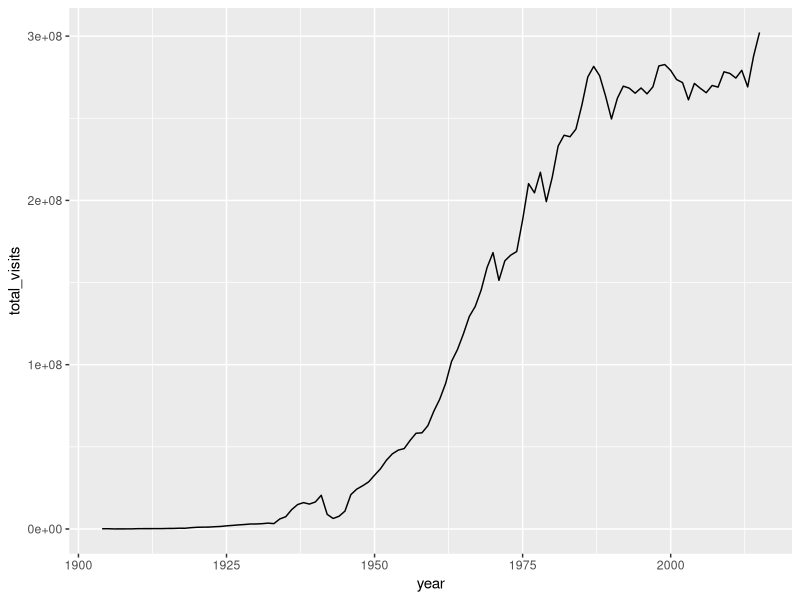
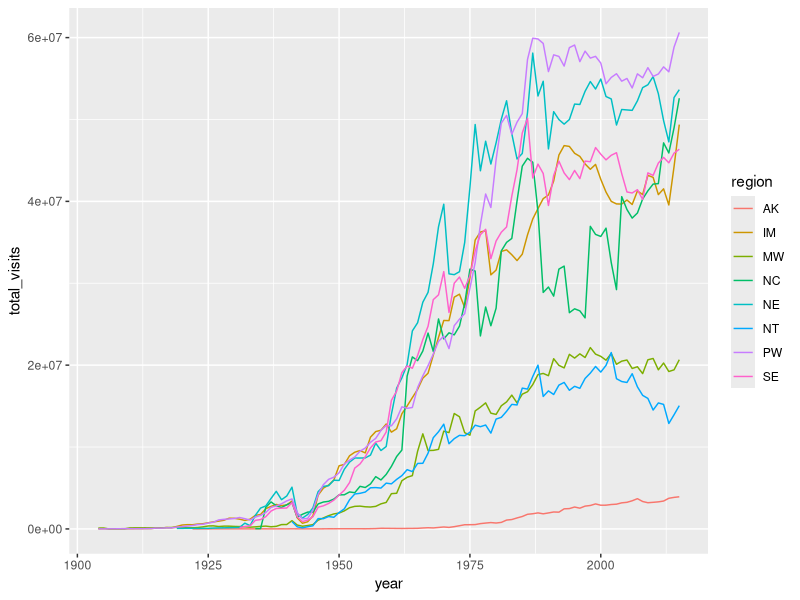
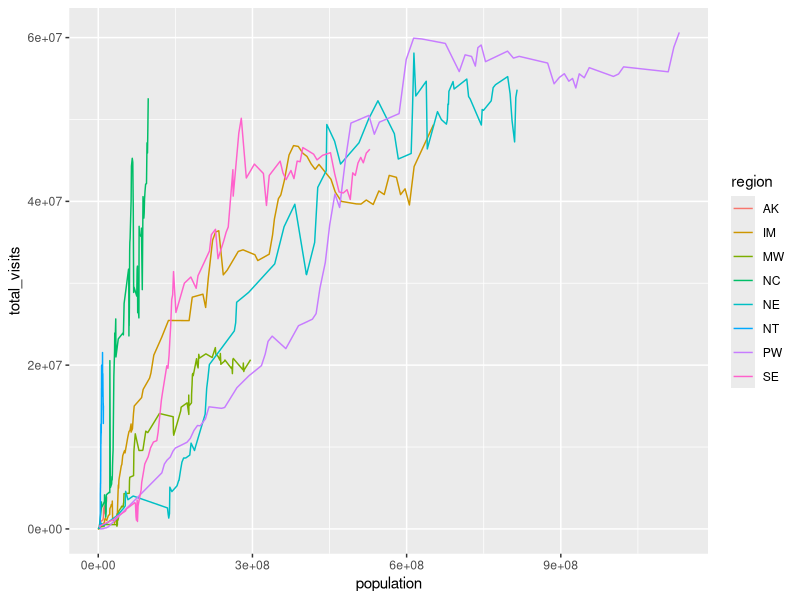
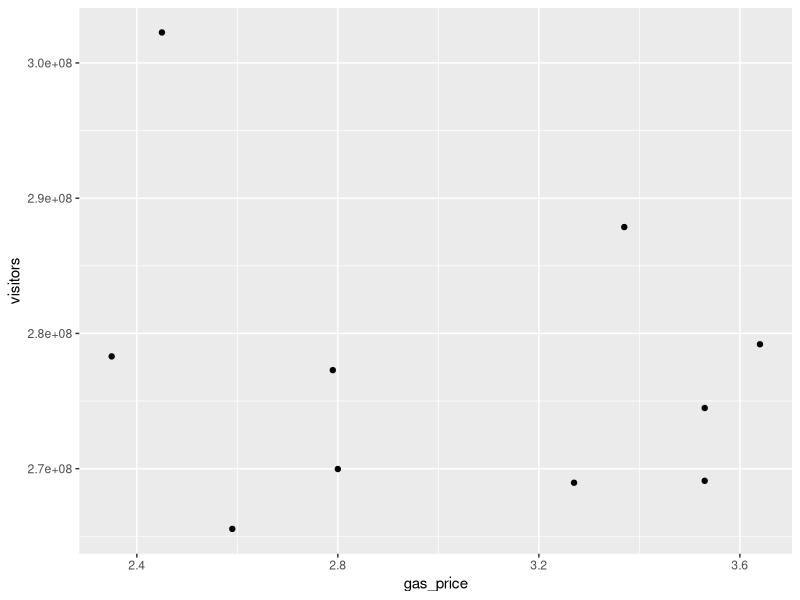
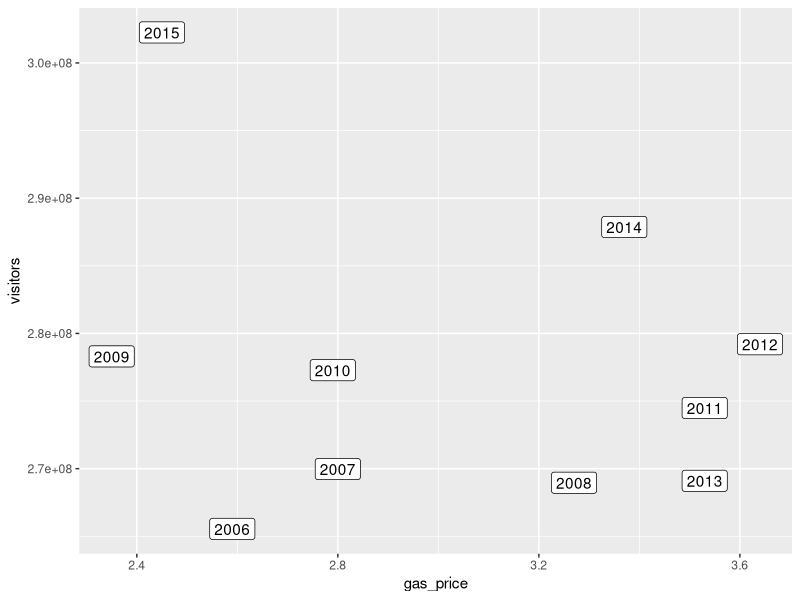
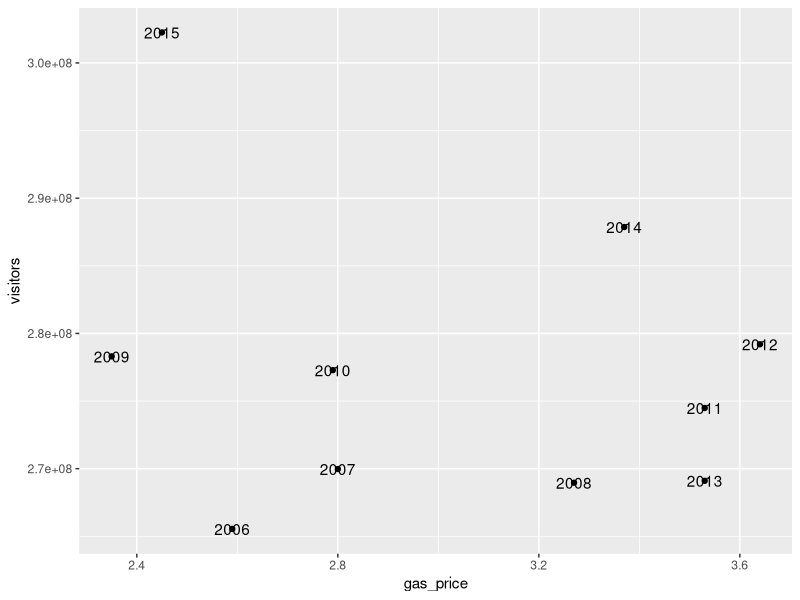
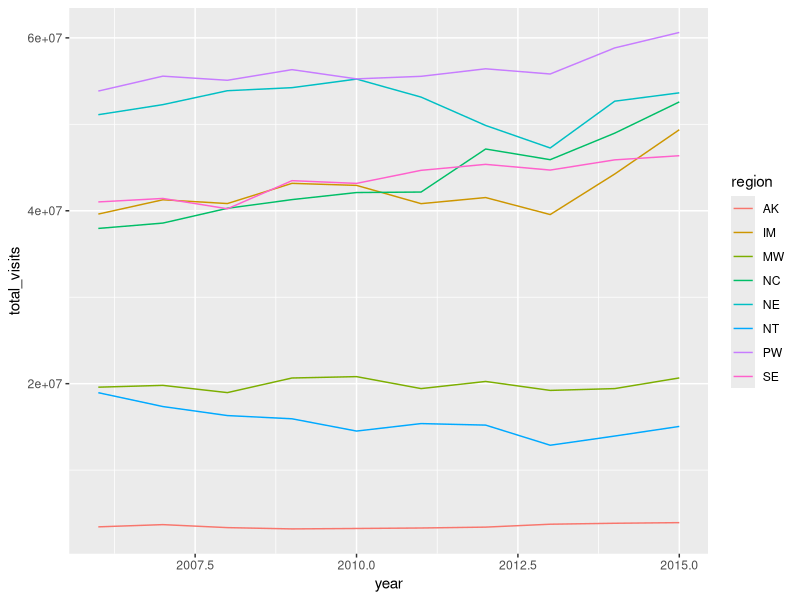
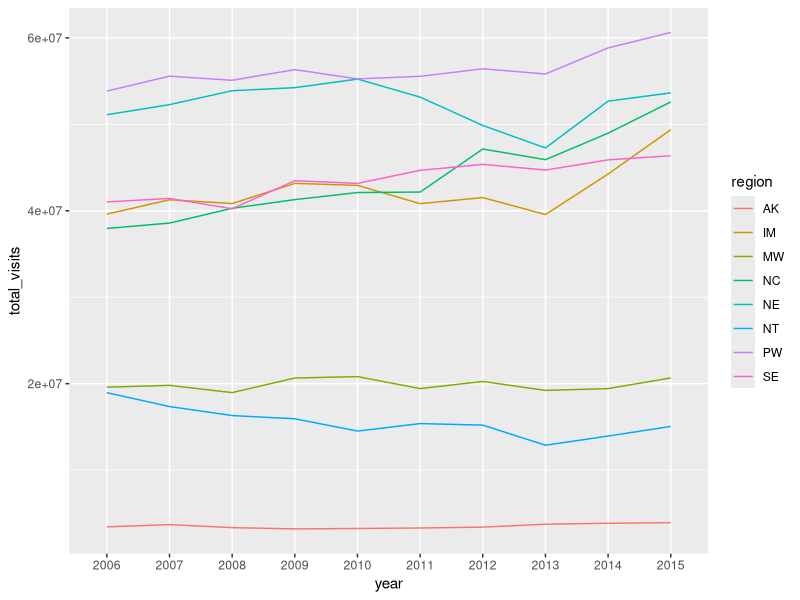

Write R code to recreate these figures, in order.
## ---- chunk 1
knitr::opts_chunk$set(echo = TRUE)
knitr::opts_chunk$set(cache = TRUE)
knitr::opts_chunk$set(warning = FALSE)
knitr::opts_chunk$set(message = FALSE)

## ---- chunk 2
# Load up the tidyverse
library(tidyverse)
# install.packages("openxlsx")
library(openxlsx)

## ---- chunk 3
# Read in and save data using the read.xlsx function
park_visits <- read.xlsx("data.xlsx", sheet = "park_visits")
gas_price <- read.xlsx("data.xlsx", sheet = "gas_price")
## ---- chunk 4
# The trim_ws option automatically trims away whitespace from the beginning and end of values.
state_pop <- read_delim("pop.txt", delim = "\t", trim_ws = TRUE)
## ---- chunk 5
#21,560 observations and 5 variables
#Uniquely identified by year and unit_name (Park name)
glimpse(park_visits)

#5916 observations and 3 variables 
#Uniquely identified by state and year
glimpse(state_pop)

#1 observation and 11 variables
#One row of data containing only the price of gas over several years
glimpse(gas_price)

## ---- chunk 6
#Let's look at the top of reg_state
head(park_visits$reg_state)
## ---- chunk 7
#Separate takes in your dataset, the column you want to split or separate, the names you want to call your new columns (into = ), and the pattern that was separating the values (:-: in this case)
park_visits <- separate(park_visits, col = reg_state, into = c("region", "state"), sep = ":-:")
## ---- chunk 8
# Here is a random example of a strange pattern that you could match using regular expressions. Here we have two letters, followed by 2 digits, followed by a blank space.
test <- tibble('test' = "test1YI83 test2")
test %>% 
  separate(col = test, into = c("col1", "col2"), sep = "[a-zA-Z]{2}[0-9]{2}[[:blank:]]{1}")

## ---- chunk 9
# Let's look at the class of the year variable for both state_pop and park_visits
class(state_pop$year)
class(park_visits$year)

# Difficult to join together two datasets if you don't have matching variable types.

# Let's look at the different values for Year to see what is happening there.
park_visits %>% 
  distinct(year) %>% 
  arrange(year) %>% 
  tail(5)

# Why is "Total" there, let's take care of that. I am going to first filter out the "Total" value and then change it to a numeric variable
park_visits <- park_visits %>% 
  filter(year != "Total") %>% 
  mutate(year = as.numeric(year))

class(state_pop$year)
class(park_visits$year)

#So now we have a nice park_visits dataset with states and years in the format that we are looking for. 
## ---- chunk 10

#gas_price <- read_csv("gas_price_p1.csv")
#state_pop <- read_csv("state_pop_p1.csv")
#park_visits <- read_csv("park_visits_p1.csv")

## ---- chunk 11
#We are going to look at different datasets with state, year, and different scores for...something.
# Run this code to create different tibbles/dataframes
df1 <- tibble(state = c("VA", "VA", "VA", "CA", "CA", "CA"),
           year = c(2003, 2004, 2005, 2003, 2004, 2005),
           score1 = c(42, 53, 12, 53, 96, 23))

df2 <- tibble(state = c("MD", "VA", "VA", "CA", "MD", "CA"),
      year = c(2003, 2004, 2008, 2003, 2004, 2005),
      score1 = c(95, 53, 91, 53, 34, 23),
      score2 = c('Low', 'High', 'Low', 'High', 'Low', 'High'))

df3 <- tibble(st = c("MD", "VA", "CA"),
              totalscore = c(13421, 234123, 5234))

score2 <- tibble(score2 = c('Low', 'High', 'Low', 'High', 'Low', 'High'))
## ---- chunk 12
df1 %>% select(state, year)
df2 %>% select(state, year)

# How many observations do you think will be left after running the following merge?
left_join(df1, df2, by = c("state", "year"))
## ---- chunk 13
# How many observations?
right_join(df1, df2, by = c("state", "year"))
## ---- chunk 14
# How many observations?
inner_join(df1, df2, by = c("state", "year"))
## ---- chunk 15
#How many observations?
full_join(df1, df2, by = c("state", "year"))
## ---- chunk 16
left_join(df1, df3, by = c("state" = "st"))
## ---- chunk 17
bind_cols(df1, score2)
bind_rows(df1, df2)
## ---- chunk 18
# If I want to keep only those observations that are in both datasets, what type of join should I use.
park_pop <- park_visits %>% 
  inner_join(state_pop, by = c("year", "state"))

glimpse(park_pop)
## ---- chunk 19
park_pop %>% 
  group_by(year) %>% 
  summarize(total_visits = sum(visitors)) %>% 
  ggplot(aes(year, total_visits)) + 
  geom_line()

park_pop %>% 
  group_by(year, region) %>% 
  summarize(total_visits = sum(visitors)) %>% 
  ggplot(aes(year, total_visits)) + 
  geom_line(aes(color = region))

park_pop %>% 
  group_by(year, region) %>% 
  summarize(total_visits = sum(visitors),
            population = sum(pop)) %>% 
  ggplot(aes(population, total_visits)) + 
  geom_line(aes(color = region))
## ---- chunk 20
gas_price
## ---- chunk 21
# Going from wide to long format
# Notice the `:` it essentially means to So this takes columns price_2006 to price_2015.
gas_price <- gas_price %>% 
  pivot_longer(cols = price_2006:price_2015)
gas_price
## ---- chunk 22
#We also want to make the result of this numeric, since year is numeric in the park_pop dataset.
gas_price <- gas_price %>% 
  mutate(year = as.numeric(str_replace(name, "price_", "")))

#Notice here that we can rename variables within our select function.
gas_price <- gas_price %>% 
  select(year, gas_price = value)

#Let's finish this up by joining gas_price to park_pop and keeping all of the observations.
parks <- inner_join(park_pop, gas_price, by = "year")

## ---- chunk 23
# Going from long to wide format
names(df1)
pivot_wider(df1, names_from = year, values_from = score1)
## ---- chunk 24
#parks <- read_csv("parks_merge.csv")
## ---- chunk 25
# We can create a variable that compares values against the mean to see how each of the parks do against the average.
parks <- parks %>%
  group_by(year) %>% 
  mutate(vis_from_mean = visitors - mean(visitors, na.rm = TRUE))

# We can take this further by looking at which parks have the most visitors above the mean. 
parks %>% 
  group_by(region, state, unit_name) %>% 
  summarize(sum_vis_from_mean = sum(vis_from_mean, na.rm = TRUE), visitors = sum(visitors, na.rm = TRUE)) %>% 
  arrange(desc(sum_vis_from_mean)) %>% 
  head(12) %>% 
  select( region, state, unit_name, sum_vis_from_mean)

# Let's add in the idea of gas price and the number of visitors. Is their a relationship here?

p <- parks %>% 
  group_by(year) %>% 
  summarize(gas_price = mean(gas_price, na.rm = TRUE), visitors = sum(visitors, na.rm = TRUE)) %>% 
  ggplot(aes(x = gas_price, y = visitors)) + 
  geom_point() 
p 

# We can add a label to the plot, overwriting the point
p + geom_label(aes(label = year))

# We can also use the geom_text function to add text to the data.
p + geom_text(aes(label = year))

# May be a slight relationship between gas price and the number of visitors, but 2015 may be a bit of an abberation.

# Finally, let's look at visits over time with another line plot.
distinct(parks,year)

p <- parks %>% 
  group_by(year, region) %>% 
  summarize(total_visits = sum(visitors)) %>% 
  ggplot(aes(year, total_visits)) + 
  geom_line(aes(color = region))  
p

# Notice how the x axis looks quite strange and not all that useful. We can add our own version of the x axis using the scale_x_discrete and seq functions.
p +  scale_x_discrete(limits = c(seq(from = 2006, to = 2015, by = 1)))
